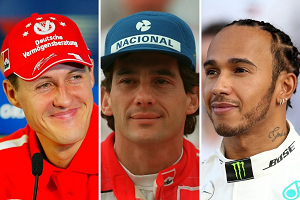
#> input picture codes/pratica4/CCF394 Aula 4 Espaço de cores/content/pilotos.png, 300 x 200 px
$ python 'CCF394 Aula 4 - script 2 Exibe RGB, LAB, HSV.py'
#> lines starting #> are read from the running program, lines starting #| are printed output that depends on the picture
import cv2,time,argparse,glob
import numpy as np
original=cv2.imread("./content/pilotos.png")
#> original is the input picture: shape (200, 300, 3); mean B, G, R 89.5, 100.4, 162.4
scale_percent = 150 # percent of original size
width = int(original.shape[1] * scale_percent / 100)
#> width = 450
height = int(original.shape[0] * scale_percent / 100)
#> height = 300
dim = (width, height)
#> dim = (450, 300)
original = cv2.resize(original, dim, interpolation = cv2.INTER_AREA)
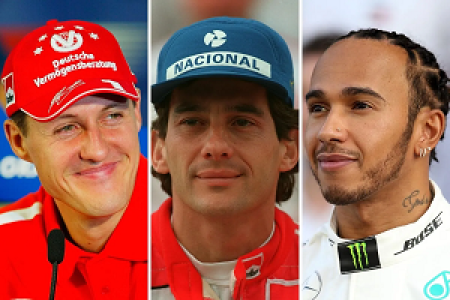
#> original: shape (300, 450, 3); mean B, G, R 89.6, 100.5, 162.5
            # Convert the BGR image to other color spaces


imageBGR = np.copy(original)
imageHSV = cv2.cvtColor(original,cv2.COLOR_BGR2HSV)
#> imageHSV: shape (300, 450, 3); mean H, S, V 35.1, 142.1, 173.3
imageLAB = cv2.cvtColor(original,cv2.COLOR_BGR2LAB)
#> imageLAB: shape (300, 450, 3); mean of channels 0, 1, 2 132.5, 150.5, 148.9

# resize image


# Show the results
cv2.imshow('SelectBGR',imageBGR)
cv2.imshow('SelectHSV',imageHSV)
cv2.imshow('SelectLAB',imageLAB)
cv2.waitKey(0)
cv2.destroyAllWindows()

$ run again, with codes/pratica4/CCF394 Aula 4 Espaço de cores/content/MATIZ.png copied over codes/pratica4/CCF394 Aula 4 Espaço de cores/content/pilotos.png
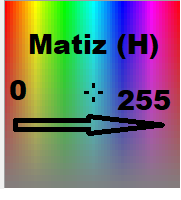
#> input picture codes/pratica4/CCF394 Aula 4 Espaço de cores/content/MATIZ.png, 181 x 200 px
#> original is the input picture: shape (200, 181, 3); mean B, G, R 124.4, 125.2, 126
#> `original = cv2.resize(original, dim, interpolation = cv2.INTER_AREA)`:
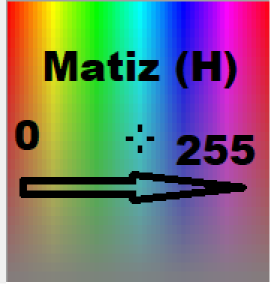
#> original: shape (300, 271, 3); mean B, G, R 124.5, 125.2, 126
#> imageHSV: shape (300, 271, 3); mean H, S, V 73.5, 132.2, 178
#> imageLAB: shape (300, 271, 3); mean of channels 0, 1, 2 142.7, 133.9, 131.7
